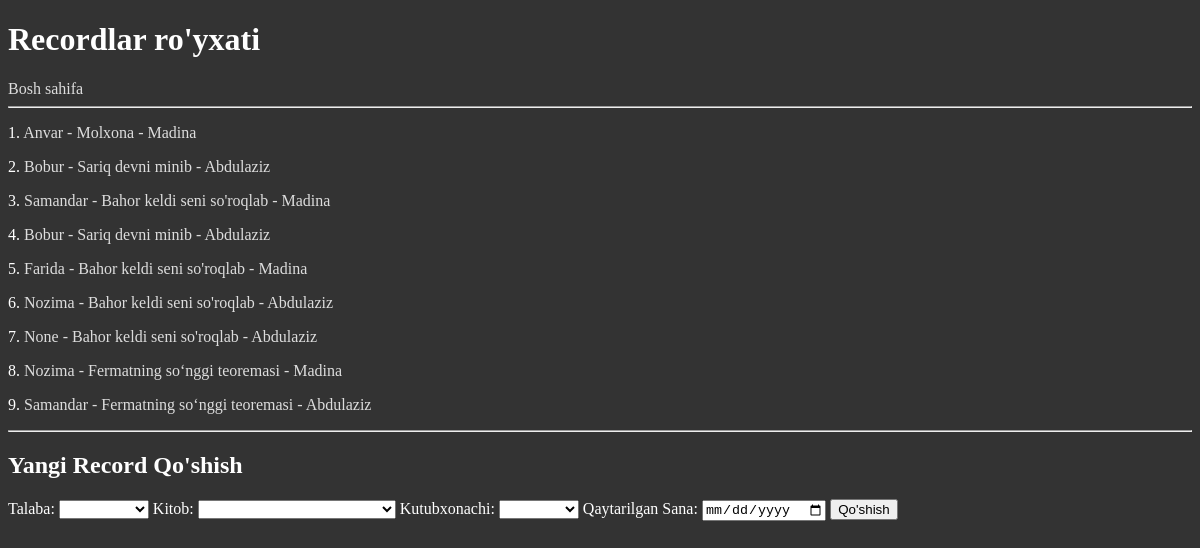
The page /recordlar/ on the database as committed earlier.
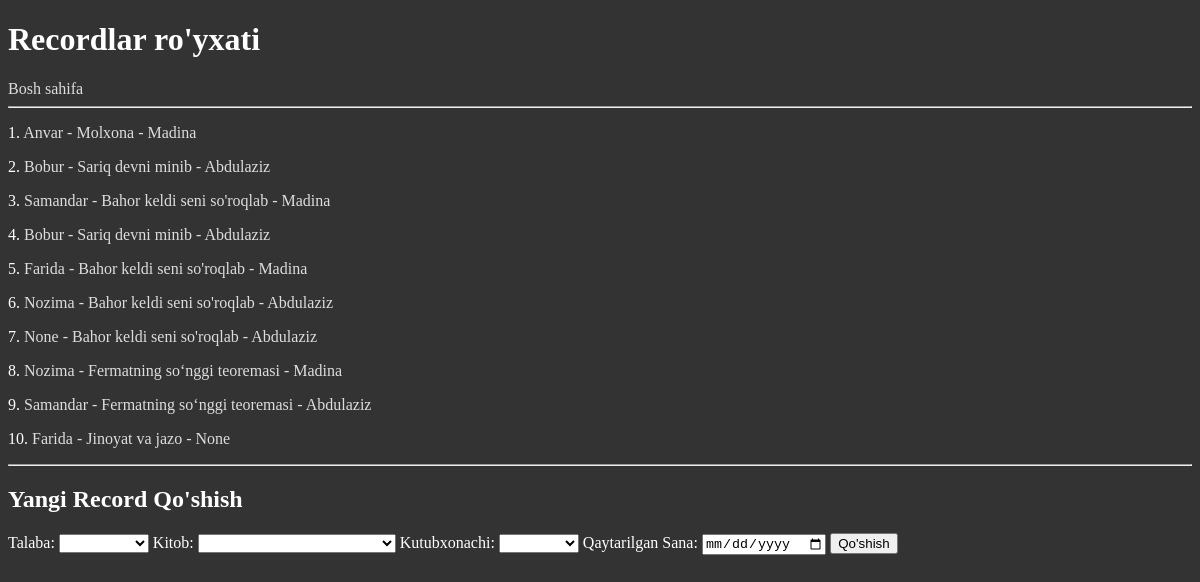
The same page on the database as committed later.
### mainApp/models.py (models this page shows)
class Record(models.Model):
    talaba = models.ForeignKey(Talaba, on_delete=models.SET_NULL, null=True)
    kitob = models.ForeignKey(Kitob, on_delete=models.SET_NULL, null=True)
    kutubxonachi = models.ForeignKey(Kutubxonachi, on_delete=models.SET_NULL, null=True)
    olingan_sana = models.DateTimeField(auto_now_add=True)
    qaytarilgan_sana = models.DateTimeField(blank=True, null=True)
    qaytardi = models.BooleanField(default=False)
    def __str__(self):
        return f"{self.talaba} - {self.kitob} - {self.kutubxonachi}"
    class Meta:
        verbose_name = 'Rekord'
        verbose_name_plural = 'Rekordlar'

class Talaba(models.Model):
    ism = models.CharField(max_length=222)
    kurs = models.PositiveSmallIntegerField(default=1)
    guruh = models.CharField(max_length=50)
    yosh = models.PositiveSmallIntegerField(default=18)
    kitob_soni = models.PositiveSmallIntegerField(default=0)
    def __str__(self):
        return self.ism
    class Meta:
        verbose_name_plural = 'Talabalar'

class Kitob(models.Model):
    nom = models.CharField(max_length=255)
    annotatsiya = models.TextField(blank=True, null=True)
    janr = models.CharField(max_length=255)
    sahifa = models.PositiveIntegerField()
    muallif = models.ForeignKey(Muallif, on_delete=models.SET_NULL, null=True)
    def __str__(self):
        return self.nom
    class Meta:
        verbose_name_plural = 'Kitoblar'

class Kutubxonachi(models.Model):
    ISH_VAQTI_CHOICES = (
        ("08:00 - 13:00", "08:00 - 13:00"),
        ("13:00 - 18:00", "13:00 - 18:00"),
    )
    ism = models.CharField(max_length=255)
    ish_vaqti = models.CharField(max_length=40, choices=ISH_VAQTI_CHOICES, default='08:00 - 13:00')
    def __str__(self):
        return self.ism
    class Meta:
        verbose_name_plural = 'Kutubxonachilar'

### mainApp/views.py (the view, shortened to what this page needs)
# urls.py: path('recordlar/', recordlar_view, name='recordlar'),
def recordlar_view(request):
    kutubxonachilar = Kutubxonachi.objects.all()
    talabalar = Talaba.objects.all()
    kitoblar = Kitob.objects.all()
    recordlar = Record.objects.all()
    context = {
        'recordlar': recordlar,
        'talabalar': talabalar,
        'kitoblar': kitoblar,
        'kutubxonachilar': kutubxonachilar,
    }
    return render(request, 'recordlar.html', context)

### templates/recordlar.html (shortened to what this page needs)
<!DOCTYPE html>
<html lang="en">
<head>
</head>
<body>
<h1>Recordlar ro'yxati</h1>
<a href="/">Bosh sahifa</a>
<hr>
{% for record in recordlar %}
<p>{{ forloop.counter }}.
    <a>{{ record }}</a>
</p>
{% endfor %}
<hr>
<h2>Yangi Record Qo'shish</h2>
<form method="post">
    <label>Talaba:</label>
    <select name="talaba_id" required>
        <option value=""></option>
        {% for talaba in talabalar %}
        <option value="{{ talaba.id }}">{{ talaba.ism }}</option>
        {% endfor %}
    </select>
    <label>Kitob:</label>
    <select name="kitob_id" required>
        <option value=""></option>
        {% for kitob in kitoblar %}
        <option value="{{ kitob.id }}">{{ kitob.nom }}</option>
        {% endfor %}
    </select>
    <label>Kutubxonachi:</label>
    <select name="kutubxonachi_id" required>
        <option value=""></option>
        {% for kutubxonachi in kutubxonachilar %}
        <option value="{{ kutubxonachi.id }}">{{ kutubxonachi.ism }}</option>
        {% endfor %}
    </select>
    <label>Qaytarilgan Sana:</label>
    <input type="date" name="qaytarilgan_sana">
    <button type="submit">Qo'shish</button>
</form>
</body>
</html>

Rows that differ between the two databases and show on the page:
added Record: talaba+kitob+kutubxonachi "Farida - Jinoyat va jazo - None"
